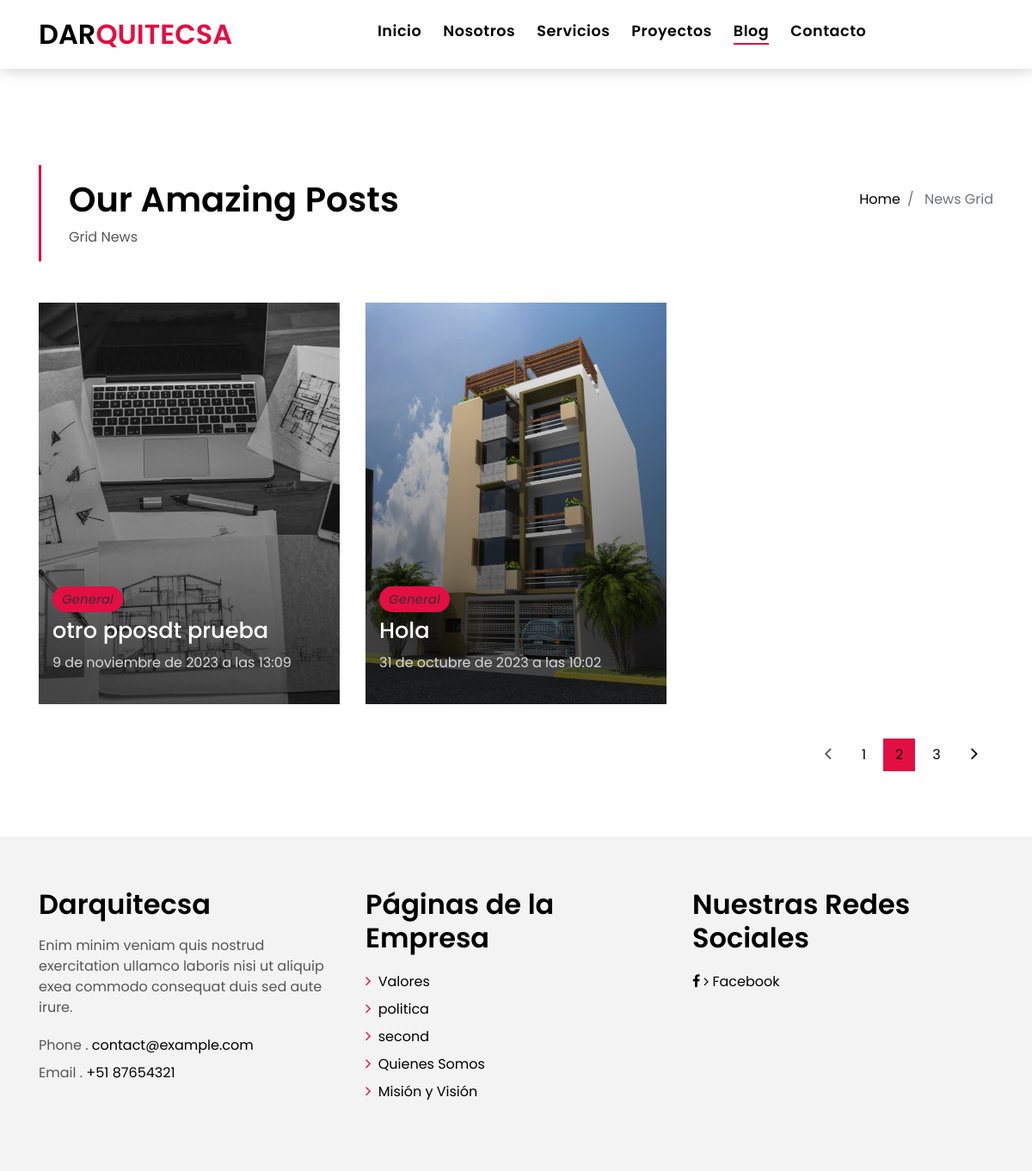
The app's page /blog/category/1/, older data.
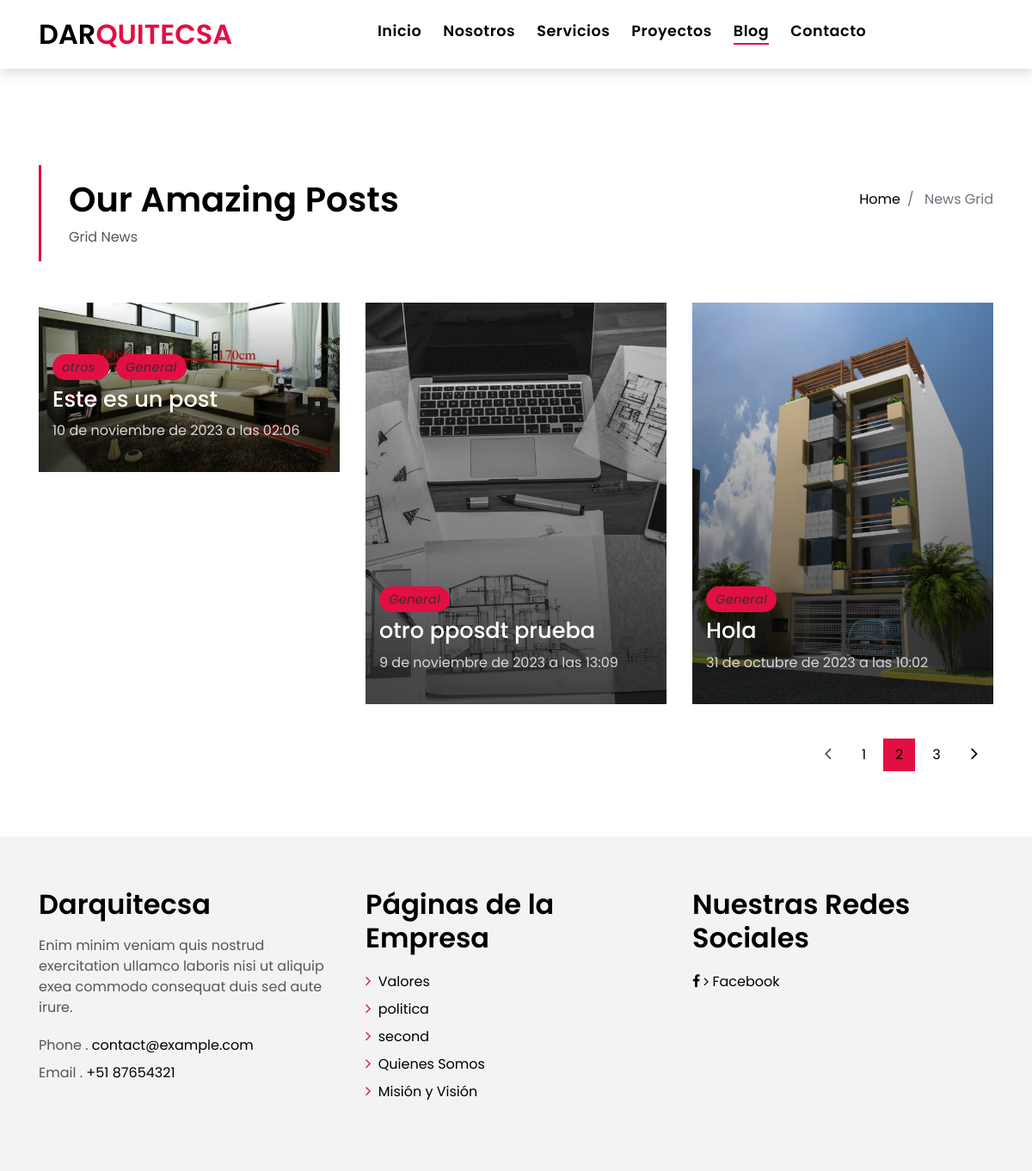
The same page, newer data.
### blog/models.py (models this page shows, shortened)
class Post(models.Model):
    title = models.CharField(max_length=200, verbose_name='Título')
    content = RichTextField(verbose_name='Contenido completo')
    published = models.DateTimeField(verbose_name='Fecha de Publicación', default=now)
    image = models.ImageField(verbose_name='Imagen', upload_to='Blog', null=True, blank=True)
    author = models.ForeignKey(User, verbose_name='Autor', on_delete=models.PROTECT)
    categories = models.ManyToManyField(Category, verbose_name='Categorías', related_name='get_posts')
    created = models.DateTimeField(auto_now_add=True, verbose_name='Fecha de Creación')
    updated = models.DateTimeField(auto_now=True, verbose_name='Fecha de Edición')
    class Meta:
        verbose_name = 'Entrada'
        verbose_name_plural = 'Entradas'
        ordering = ['-created']

class Category(models.Model):
    name = models.CharField(max_length=100, verbose_name='Nombre')
    created = models.DateTimeField(auto_now_add=True, verbose_name='Fecha de Creación')
    updated = models.DateTimeField(auto_now=True, verbose_name='Fecha de Edición')
    class Meta:
        verbose_name = 'Categoría'
        verbose_name_plural = 'Categorías'
        ordering = ['-created']

### pages/models.py (models this page shows, shortened)
class Page(models.Model):
    title=models.CharField(verbose_name='Título', max_length=200)
    content=RichTextField(verbose_name='Contenido')
    order=models.SmallIntegerField(verbose_name='Orden', default=0)
    created=models.DateTimeField(auto_now_add=True, verbose_name='Fecha de Creación')
    updated=models.DateTimeField(auto_now=True, verbose_name='Fecha de Edición')
    class Meta:
        verbose_name='página'
        verbose_name_plural='páginas'
        ordering=['order','title']

### blog/views.py (the view)
# urls.py: path('category/<int:category_id>/', views.category, name='category'),
def category(request, category_id):
    category=get_object_or_404(Category,id=category_id)
    return render(request, 'blog/category.html', {'category':category})

### pages/templatetags/pages_extras.py (called while the page is built)
@register.simple_tag
def get_page_list():
    pages= Page.objects.all()
    return pages

### social/processors.py (called while the page is built)
def ctx_dict(request):
    ctx={}
    links=Link.objects.all()
    for link in links:
        ctx[link.key]=link.url
    return ctx

### blog/templates/blog/category.html (shortened to what this page needs)
{% extends 'core/base.html' %}
{% load static %}
{% block content %}
  <section class="intro-single">
    <div class="container">
      <div class="row">
        <div class="col-md-12 col-lg-8">
          <div class="title-single-box">
            <h1 class="title-single">Our Amazing Posts</h1>
            <span class="color-text-a">Grid News</span>
          </div>
        </div>
        <div class="col-md-12 col-lg-4">
          <nav aria-label="breadcrumb" class="breadcrumb-box d-flex justify-content-lg-end">
            <ol class="breadcrumb">
              <li class="breadcrumb-item">
                <a href="index.html">Home</a>
              </li>
              <li class="breadcrumb-item active" aria-current="page">
                News Grid
              </li>
            </ol>
          </nav>
        </div>
      </div>
    </div>
  </section>
 <section class="news-grid grid">
  <div class="container">
    <div class="row">
  {% for post in category.get_posts.all %}
        <div class="col-md-4">
          <div class="card-box-b card-shadow news-box">
            <div class="img-box-b">
             {% if post.image %}
              <img src="{{post.image.url}}" alt="{{post.image.title}}" class="img-b img-fluid">
              {% else %}
              <p>No hay imagen disponible</p>
              {% endif %}
            </div>
            <div class="card-overlay">
              <div class="card-header-b">
                <div class="card-category-b">
                  <em>
                    {% for category in post.categories.all %}
                  <a href="{% url 'category' category.id %}" class="category-b">
                    {{category.name}}
                  </a>
                  {% if not forloop.last %}, {% endif %}
                    {% endfor %}
                  </em>
                </div>
                <div class="card-title-b">
                  <h2 class="title-2">
                    <a href="{% url 'blog_single' post.id %}">{{ post.title }}</a>
                  </h2>
                </div>
                <div class="card-date">
                  <span class="date-b">{{ post.published }}</span>
                </div>
              </div>
            </div>
          </div>
        </div>
      {% endfor %}
    </div>
      <div class="row">
        <div class="col-sm-12">
          <nav class="pagination-a">
            <ul class="pagination justify-content-end">
              <li class="page-item disabled">
                <a class="page-link" href="#" tabindex="-1">
                  <span class="ion-ios-arrow-back"></span>
                </a>
              </li>
              <li class="page-item">
                <a class="page-link" href="#">1</a>
              </li>
              <li class="page-item active">
                <a class="page-link" href="#">2</a>
              </li>
              <li class="page-item">
                <a class="page-link" href="#">3</a>
              </li>
              <li class="page-item next">
                <a class="page-link" href="#">
                  <span class="ion-ios-arrow-forward"></span>
                </a>
              </li>
            </ul>
          </nav>
        </div>
      </div>
    </div>
  </section>
  {% endblock %}

### core/templates/core/base.html (shortened to what the changed rows need)
<!DOCTYPE html>
<html lang="en">
<head>
  {% load static %}
  <link href="{% static 'core/lib/bootstrap/css/bootstrap.min.css' %}" rel="stylesheet">
  <link href="{% static 'core/lib/font-awesome/css/font-awesome.min.css' %}" rel="stylesheet">
  <link href="{% static 'core/lib/animate/animate.min.css' %}" rel="stylesheet">
  <link href="{% static 'core/lib/ionicons/css/ionicons.min.css' %}" rel="stylesheet">
  <link href="{% static 'core/lib/owlcarousel/assets/owl.carousel.min.css' %}" rel="stylesheet">
  <link href="{% static 'core/css/services.css' %}" rel="stylesheet">
  <link href="{% static 'core/css/style.css' %}" rel="stylesheet">
  <link href="{% static 'core/css/banner.css' %}" rel="stylesheet">
</head>
<body class="home-page">
{% block content %}{% endblock %}
  <section class="section-footer">
    <div class="container">
      <div class="row">
        <div class="col-sm-12 col-md-4 section-md-t3">
          <div class="widget-a">
            <div class="w-body-a">
              <div class="w-body-a">
                <ul class="list-unstyled">
                  <li class="item-list-a">
                    {% load pages_extras %}
                    {% get_page_list as page_list%}
                    {% for page in page_list%}
                    <i class="fa fa-angle-right"></i> <a href="{% url 'page' page.id page.title|slugify %}">{{page.title}}</a>{% if not forloop.last %}<br/>{% endif %}
                    {% endfor %}
                  </li>
                </ul>
              </div>
            </div>
          </div>
        </div>
      </div>
    </div>
  </section>
</body>
</html>

Row changes from the older to the newer data that the page shows:
added Post: image (picture), title "Este es un post", published "10 de noviembre de 2023 a las 02:06", Category (name "General")
now on this page (row unchanged): Category: name "otros", shown under "Este es un post"
